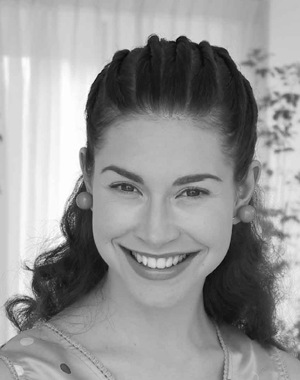
%> input picture p1_IntroductionToImageProcessingGeometricTransformations/portrait.jpg, 300 x 380 px
$ octave GivenExamplesWithComments.m   (GNU Octave 9; MATLAB toolbox functions it lacks are replaced by stand-ins)
%> lines starting %> are read from the running program, lines starting %| are printed output that depends on the picture
%%                          Classes 2 - Introduction to image processing geometric transformations %%
%                                    -> Student: Irene Francisco Lopez %%


%% Example 1. Numbering of rows and columns of the image matrix.
    imshow (eye(4)*0.5+0.5,'InitialMagnification','fit') % imshow scales the image to fit
    axis on % display the axes lines
    grid on % display axes grid lines
    xlabel('columns') % label the x axis
    ylabel('rows') % label y axis
    hold on % retain current plot to add new ones
    plot(1:4,1:4,'r','LineWidth',5) %plot(x,y,red color, width of line to set, width line set to 5)
    pause % stop execution till some key is pressed
    axis xy; % set axis limits

%% Example 2.Information about the image
    info = imfinfo('portrait.jpg'); % saved in info the image graphics

%% Example 3. Displaying the loaded image and information about figure
    L1=imread('portrait.jpg'); % saved in L1 the image read by imread
%> L1 is the input picture: size 380x300 uint8; min 5, max 255, mean 149.8
    figure(1); % figure(n) finds a figure with the Number property set to n (n = 1 in this case)
    imshow(L1); % displays the grayscale image L1 in a figure
    get(1); % to get all properties for the graphic object identified by 1

%%
%                       GEOMETRIC TRANSFORMATIONS
%
%% Example 4. Image shift with enlarged image area. The shift vector is given in the Cartesian system.
    m0=100;
    n0=160;
    L1=imread('portrait.jpg');  % saved in L1 the image read by imread
    figure(1); % figure(n) finds a figure with the Number property set to n (n = 1 in this case)
    imshow(L1) % displays the grayscale image L1 in a figure
    [m1,n1]=size(L1); % return the number of rows and colums separately
%> m1 = 380; n1 = 300
    L2=[zeros(m1,n0),L1;zeros(m0,(n0+n1))]; % image 2 is now shifted with enlarged image area
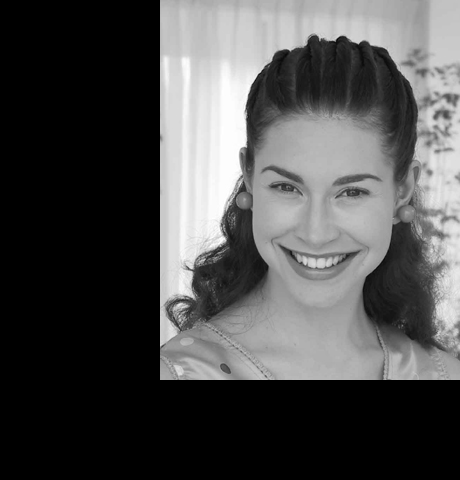
%> L2: size 480x460 uint8; min 0, max 255, mean 77.4
    figure(2); % figure(n) finds a figure with the Number property set to n (n = 2 in this case)
    imshow(L2) % displays the grayscale image L2 in a figure

%% Example 5. Rotation the image by a given angle while retaining its original surface.
    L1=imread('portrait.jpg'); % saved in L1 the image read by imread
    figure(1); % figure(n) finds a figure with the Number property set to n (n = 1 in this case)
    imshow(L1); % displays the grayscale image L1 in a figure
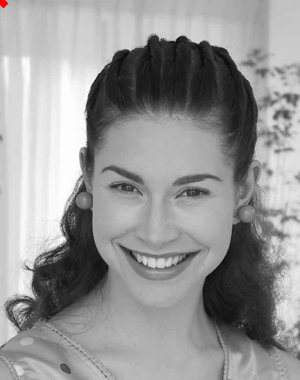
%> figure redrawn from the program's plot data
    L2a=imrotate(L1,-60,'crop'); % imrotate(image,angle,method)
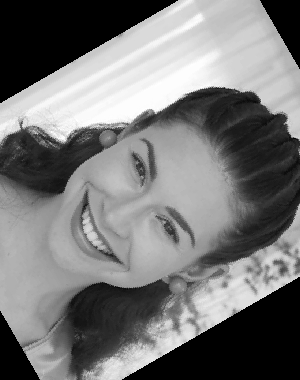
%> L2a: size 380x300 uint8; min 0, max 255, mean 118.7
    figure(2); % figure(n) finds a figure with the Number property set to n (n = 2 in this case)
    imshow(L2a); % displays the grayscale image L2a in a figure
